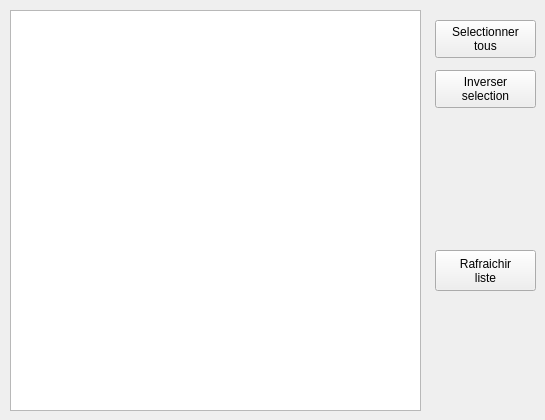
      <widget class="QWidget" name="tab_Islands">
       <attribute name="title">
        <string>ISLANDS</string>
       </attribute>
       <widget class="QListWidget" name="listWidget_Islands">
        <property name="geometry">
         <rect>
          <x>10</x>
          <y>10</y>
          <width>411</width>
          <height>401</height>
         </rect>
        </property>
        <property name="font">
         <font>
          <family>MS Shell Dlg 2</family>
          <pointsize>10</pointsize>
         </font>
        </property>
       </widget>
       <widget class="QPushButton" name="pushButton_Mods_Islands_SelectAll">
        <property name="geometry">
         <rect>
          <x>435</x>
          <y>20</y>
          <width>101</width>
          <height>38</height>
         </rect>
        </property>
        <property name="font">
         <font>
          <pointsize>9</pointsize>
         </font>
        </property>
        <property name="text">
         <string>Selectionner
tous</string>
        </property>
       </widget>
       <widget class="QPushButton" name="pushButton_Mods_Islands_InvSelect">
        <property name="geometry">
         <rect>
          <x>435</x>
          <y>70</y>
          <width>101</width>
          <height>38</height>
         </rect>
        </property>
        <property name="font">
         <font>
          <pointsize>9</pointsize>
         </font>
        </property>
        <property name="text">
         <string>Inverser
selection</string>
        </property>
       </widget>
       <widget class="QLabel" name="label_GFX_Islands">
        <property name="geometry">
         <rect>
          <x>435</x>
          <y>130</y>
          <width>101</width>
          <height>101</height>
         </rect>
        </property>
        <property name="text">
         <string notr="true"/>
        </property>
        <property name="pixmap">
         <pixmap resource="ressources.qrc">:/gfx/IslandStone.png</pixmap>
        </property>
        <property name="scaledContents">
         <bool>true</bool>
        </property>
       </widget>
       <widget class="QPushButton" name="pushButton_Mods_Islands_RefreshList">
        <property name="geometry">
         <rect>
          <x>435</x>
          <y>250</y>
          <width>101</width>
          <height>41</height>
         </rect>
        </property>
        <property name="font">
         <font>
          <pointsize>9</pointsize>
         </font>
        </property>
        <property name="text">
         <string>Rafraichir
liste</string>
        </property>
       </widget>
      </widget>
